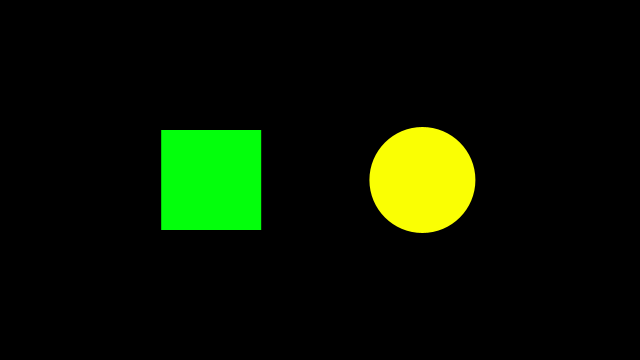
Frame 1 (no input)
Frame 60 (the mouse pressed at the canvas centre just before this capture): identical to frame 1, image omitted
Frame 120 (the mouse held since frame 60 and released just before this capture): identical to frame 1, image omitted

The Processing sketch that drew this single still picture (run headless with seeded random() and noise(); from frame 60 on, the mouse is pressed at the canvas centre):

// Processing sketch: processing_88808
// ── processing_88808.pde

float rx, ry;    // rectangle x- and y-coordinate
float rd = 100;  // rectangle width
   
float ex, ey;    // ellipse x- and y-coordinate
float ed = 106/2;  // ellipse diameter
float distance;
int rad;
int radius;
 
//setup
void setup() {
  size(640, 360);
  smooth();
  ellipseMode(RADIUS);
  noStroke();
    
  // Set the x- and y-coordinates for the rectangle
  rx = width * 0.33 - rd/2; //161.2
  ry = height * 0.5 - rd/2; //130
    
  // Set the x- and y-coordinates for the ellipse
  ex = width * 0.66; //422.4
  ey = height * 0.5; //180
  rad = 60;
}
   
void draw() {
  background(0);
   
  if ((mouseX > rx) && (mouseX < 261.2) && (mouseY > ry) && (mouseY< 231)) {
     if (mousePressed == true) {
    fill(0,246,252);
     }else{
  fill(247,50,202);
     }}else{
       fill(3,255,12);
  }
    rect(rx, ry, rd, rd);
   
 
  
  //ellipse
 distance = dist(mouseX, mouseY, ex, ey);
 if(distance < rad){
   fill(255,146,3);
   ellipse(ex, ey, ed, ed);
 }else{
   fill(250,255,3);
   ellipse(ex, ey, ed, ed);
 }
  
   if (mousePressed && distance < rad) {
   fill(255,3,3);
   ellipse(ex, ey, ed, ed);
 }
}
